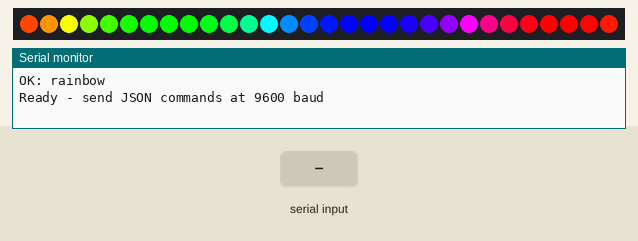
This sketch was run on a simulated Arduino Uno, built with avr-gcc and run on an emulated ATmega328P. Parts: 30 RGB LEDs in strip order, left to right, the last lines printed to the serial monitor. Inputs (shaded band) come from the test bench.

Above: at 1.2 s.
1.3 s: "off\n" received over Serial
At 2.13 s:
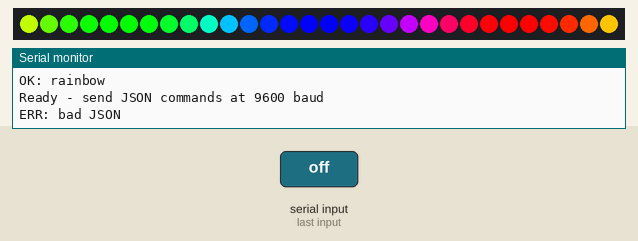
At 18.5 s:
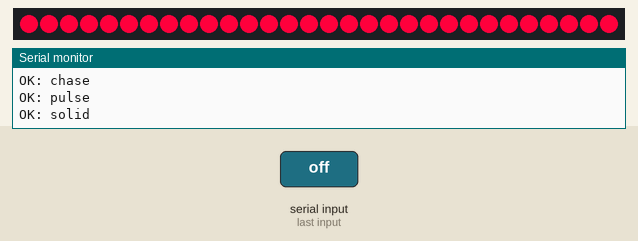

The sketch:

led-strip.ino
```cpp
/*
 * led-strip.ino - WS2812B LED strip controller (Uno R3)
 *
 * Cycles through demo sequences every 6 s.
 * Also accepts JSON commands on Serial (9600 baud).
 *
 * Wiring:
 *   WS2812B DATA -> digital pin 6
 *   WS2812B 5V   -> 5V (external supply recommended for >10 LEDs)
 *   WS2812B GND  -> GND
 *   300-500 ohm resistor in series on data line recommended
 *
 * Serial command format (newline-terminated):
 *   {"effect":"off"}
 *   {"effect":"solid","r":255,"g":0,"b":0}
 *   {"effect":"rainbow"}
 *   {"effect":"chase","r":255,"g":100,"b":0,"speed":40}
 *   {"effect":"pulse","r":0,"g":0,"b":255,"speed":5}
 *
 * Libraries required (Arduino Library Manager):
 *   - Adafruit NeoPixel  (works with any WS2812B strip, not Adafruit-specific)
 *   - ArduinoJson v6 (Benoit Blanchon)
 */

#include <Adafruit_NeoPixel.h>
#include <ArduinoJson.h>

// Strip configuration
#define NUM_LEDS   30
#define BRIGHTNESS 255
#define LED_PIN    6

Adafruit_NeoPixel strip(NUM_LEDS, LED_PIN, NEO_GRB + NEO_KHZ800);

// Effect state
enum Effect { FX_OFF, FX_SOLID, FX_RAINBOW, FX_CHASE, FX_PULSE };
Effect        currentEffect = FX_RAINBOW;
uint8_t       fxR = 255, fxG = 255, fxB = 255;
uint8_t       fxSpeed = 40;
uint32_t      fxStep  = 0;
unsigned long lastFrameMs = 0;

// Effects

void renderOff() {
  strip.clear();
  strip.show();
}

void renderSolid() {
  for (int i = 0; i < NUM_LEDS; i++)
    strip.setPixelColor(i, strip.Color(fxR, fxG, fxB));
  strip.show();
}

void renderRainbow() {
  if (millis() - lastFrameMs < (unsigned long)fxSpeed) return;
  lastFrameMs = millis();
  for (int i = 0; i < NUM_LEDS; i++) {
    uint16_t hue = (uint16_t)(fxStep + (uint32_t)i * 65536UL / NUM_LEDS);
    strip.setPixelColor(i, strip.gamma32(strip.ColorHSV(hue)));
  }
  strip.show();
  fxStep += 256;
}

void renderChase() {
  if (millis() - lastFrameMs < (unsigned long)fxSpeed) return;
  lastFrameMs = millis();
  strip.clear();
  for (int i = 0; i < NUM_LEDS; i += 3)
    strip.setPixelColor((fxStep + i) % NUM_LEDS, strip.Color(fxR, fxG, fxB));
  strip.show();
  fxStep = (fxStep + 1) % NUM_LEDS;
}

void renderPulse() {
  if (millis() - lastFrameMs < 10) return;
  lastFrameMs = millis();
  float phase = (sin(fxStep * 0.05f) + 1.0f) * 0.5f;
  uint8_t bri = (uint8_t)(phase * 255);
  for (int i = 0; i < NUM_LEDS; i++)
    strip.setPixelColor(i, strip.Color(
      (uint16_t)fxR * bri >> 8,
      (uint16_t)fxG * bri >> 8,
      (uint16_t)fxB * bri >> 8));
  strip.show();
  fxStep++;
}

// Command parser

void applyCommand(const char* payload) {
  StaticJsonDocument<128> doc;
  if (deserializeJson(doc, payload) != DeserializationError::Ok) {
    Serial.println(F("ERR: bad JSON"));
    return;
  }

  const char* effect = doc["effect"] | "rainbow";
  fxR     = doc["r"]     | 255;
  fxG     = doc["g"]     | 255;
  fxB     = doc["b"]     | 255;
  fxSpeed = doc["speed"] | 40;
  fxStep  = 0;
  lastFrameMs = 0;

  if      (strcmp(effect, "off")     == 0) { currentEffect = FX_OFF;     renderOff(); }
  else if (strcmp(effect, "solid")   == 0)   currentEffect = FX_SOLID;
  else if (strcmp(effect, "rainbow") == 0)   currentEffect = FX_RAINBOW;
  else if (strcmp(effect, "chase")   == 0)   currentEffect = FX_CHASE;
  else if (strcmp(effect, "pulse")   == 0)   currentEffect = FX_PULSE;

  Serial.print(F("OK: ")); Serial.println(effect);
}

// Demo sequences

#define DEMO_INTERVAL 6000UL

const char* DEMO_CMDS[] = {
  "{\"effect\":\"rainbow\"}",
  "{\"effect\":\"chase\",\"r\":255,\"g\":80,\"b\":0,\"speed\":30}",
  "{\"effect\":\"pulse\",\"r\":0,\"g\":80,\"b\":255}",
  "{\"effect\":\"solid\",\"r\":255,\"g\":0,\"b\":60}",
  "{\"effect\":\"chase\",\"r\":0,\"g\":255,\"b\":80,\"speed\":20}",
  "{\"effect\":\"pulse\",\"r\":255,\"g\":20,\"b\":0}",
};
const uint8_t DEMO_COUNT = sizeof(DEMO_CMDS) / sizeof(DEMO_CMDS[0]);

uint8_t       demoStep   = 0;
unsigned long lastDemoMs = 0;

// Serial reader

char    serialBuf[128];
uint8_t serialPos = 0;

void checkSerial() {
  while (Serial.available()) {
    char c = (char)Serial.read();
    if (c == '\n' || c == '\r') {
      if (serialPos > 0) {
        serialBuf[serialPos] = '\0';
        applyCommand(serialBuf);
        serialPos = 0;
      }
    } else if (serialPos < sizeof(serialBuf) - 1) {
      serialBuf[serialPos++] = c;
    }
  }
}

// Setup and loop

void setup() {
  Serial.begin(9600);
  strip.begin();
  strip.setBrightness(BRIGHTNESS);
  strip.clear();
  strip.show();
  applyCommand(DEMO_CMDS[0]);
  lastDemoMs = millis();
  Serial.println(F("Ready - send JSON commands at 9600 baud"));
}

void loop() {
  checkSerial();

  if (millis() - lastDemoMs >= DEMO_INTERVAL) {
    lastDemoMs = millis();
    demoStep   = (demoStep + 1) % DEMO_COUNT;
    applyCommand(DEMO_CMDS[demoStep]);
  }

  switch (currentEffect) {
    case FX_OFF:                      break;
    case FX_SOLID:   renderSolid();   break;
    case FX_RAINBOW: renderRainbow(); break;
    case FX_CHASE:   renderChase();   break;
    case FX_PULSE:   renderPulse();   break;
  }
}
```
